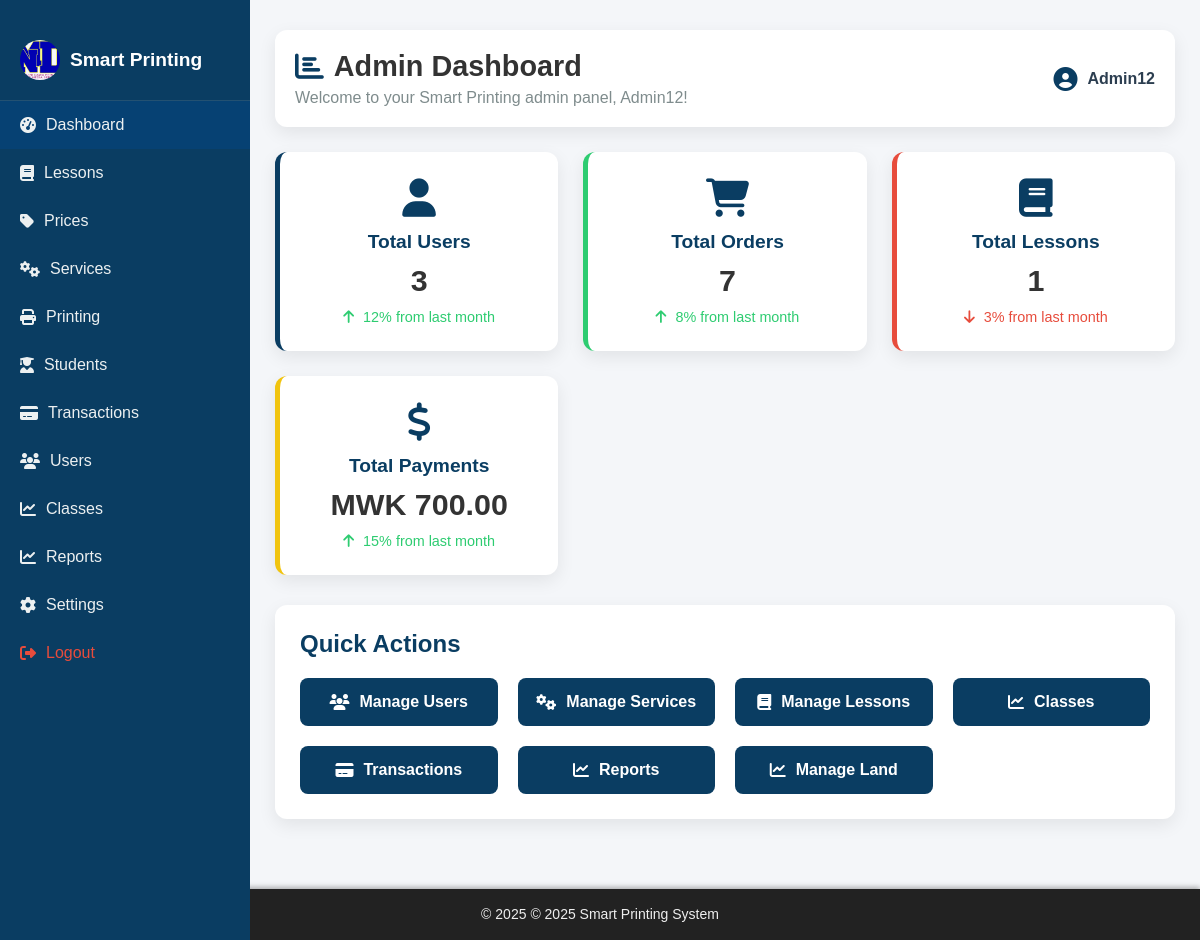
/admin/dashboard.php (signed in), run on the app's committed database.
### tables this page shows
CREATE TABLE IF NOT EXISTS `settings` (
  `id` int NOT NULL AUTO_INCREMENT,
  `business_name` varchar(255) NOT NULL DEFAULT 'Smart Printing System',
  `logo_path` varchar(255) DEFAULT 'assets/images/MND.jpeg',
  `contact_email` varchar(100) DEFAULT 'admin@example.com',
  `phone` varchar(50) DEFAULT NULL,
  `address` text,
  `paychangu_api_key` text,
  `mysql_user` varchar(50) DEFAULT 'root',
  `mysql_password` varchar(100) DEFAULT NULL,
  `created_at` timestamp NULL DEFAULT CURRENT_TIMESTAMP,
  `updated_at` timestamp NULL DEFAULT CURRENT_TIMESTAMP ON UPDATE CURRENT_TIMESTAMP,
  `site_timezone` varchar(100) DEFAULT 'Africa/Blantyre',
  `footer_text` varchar(255) DEFAULT '© 2025 Mungu Ni Dawa',
  `maintenance_mode` tinyint(1) DEFAULT '0',
  PRIMARY KEY (`id`)
);

### admin/includes/load_settings.php (called while the page is built, shortened)
<?php
$settings = [
    'business_name' => 'Smart Printing System',
    'logo_path' => '/smart-printing-system/assets/images/logo.png',
    'contact_email' => '',
    'address' => '',
    'whatsapp_number' => '',
    'footer_text' => '© ' . date('Y') . ' Smart Printing System — All rights reserved.',
    'site_timezone' => 'Africa/Blantyre',
    'maintenance_mode' => 0
];
$result = $conn->query("SELECT business_name, logo_path, contact_email, address, phone, site_timezone, footer_text, maintenance_mode FROM settings WHERE id = 1 LIMIT 1");
if ($result && $result->num_rows > 0) {
    $row = $result->fetch_assoc();
    foreach ($row as $key => $value) {
        if (!empty($value)) {
            $settings[$key] = $value;
        }
    }
}
?>

### admin/includes/functions.php (called while the page is built, shortened)
<?php
function formatCurrency($amount)
{
    return "MWK " . number_format($amount, 2);
}

### admin/dashboard.php (the view, shortened to what this page needs)
<?php
include 'includes/functions.php';
include 'includes/load_settings.php';
?>
<!DOCTYPE html>
<html lang="en">
<head>
  <link rel="stylesheet" href="/smart-printing-system/assets/css/admin_style.css">
  <link rel="stylesheet" href="https://cdnjs.cloudflare.com/ajax/libs/font-awesome/6.5.0/css/all.min.css">
</head>
<body>
  <div class="admin-wrapper">
    <div class="sidebar">
      <div class="logo">
      <img src="<?php echo htmlspecialchars($settings['logo_path']); ?>" alt="Logo" class="logo-img">
      <span><?php echo htmlspecialchars($settings['business_name']); ?></span>
      </div>
      <a href="dashboard.php" class="active"><i class="fas fa-tachometer-alt"></i> Dashboard</a>
      <a href="manage_lessons.php"><i class="fas fa-book"></i> Lessons</a>
      <a href="manage_prices.php"><i class="fas fa-tag"></i> Prices</a>
      <a href="manage_services.php"><i class="fas fa-cogs"></i> Services</a>
      <a href="/smart-printing-system/admin/manage_uploads.php"><i class="fas fa-print"></i> Printing</a>
      <a href="manage_students.php"><i class="fas fa-user-graduate"></i> Students</a>
      <a href="manage_transactions.php"><i class="fas fa-credit-card"></i> Transactions</a>
      <a href="manage_users.php"><i class="fas fa-users"></i> Users</a>
      <a href="lessons/class.php"><i class="fas fa-chart-line"></i> Classes</a>
      <a href="reports.php"><i class="fas fa-chart-line"></i> Reports</a>
      <a href="settings.php"><i class="fas fa-cog"></i> Settings</a>
      <a href="logout.php" style="color: red;" onclick="return confirm('Are you sure you want to logout?');"><i class="fas fa-sign-out-alt"></i> Logout</a>
    </div>
    <div class="main-content">
      <header class="dashboard-header">
        <div class="header-content">
          <h1><i class="fas fa-chart-bar"></i> Admin Dashboard</h1>
          <p>Welcome to your Smart Printing admin panel, <?php echo htmlspecialchars($_SESSION['users']['username']); ?>!</p>
        </div>
        <div class="user-profile">
          <i class="fas fa-user-circle"></i>
          <span><?php echo htmlspecialchars($_SESSION['users']['username']); ?></span>
        </div>
      </header>
      <?php
      $totalUsers = $conn->query("SELECT COUNT(*) AS count FROM users")->fetch_assoc()['count'];
      $totalOrders = $conn->query("SELECT COUNT(*) AS count FROM orders")->fetch_assoc()['count'];
      $totalLessons = $conn->query("SELECT COUNT(*) AS count FROM lessons")->fetch_assoc()['count'];
      $totalPayments = $conn->query("SELECT SUM(amount) AS total FROM payments WHERE status = 'success'")->fetch_assoc()['total'] ?? 0;
      ?>
      <div class="stats-grid">
        <div class="stat-card users">
          <div class="stat-icon"><i class="fas fa-user"></i></div>
          <div class="stat-info">
            <h3>Total Users</h3>
            <p class="stat-value"><?php echo $totalUsers; ?></p>
            <span class="trend up"><i class="fas fa-arrow-up"></i> 12% from last month</span>
          </div>
        </div>
        <div class="stat-card orders">
          <div class="stat-icon"><i class="fas fa-shopping-cart"></i></div>
          <div class="stat-info">
            <h3>Total Orders</h3>
            <p class="stat-value"><?php echo $totalOrders; ?></p>
            <span class="trend up"><i class="fas fa-arrow-up"></i> 8% from last month</span>
          </div>
        </div>
        <div class="stat-card lessons">
          <div class="stat-icon"><i class="fas fa-book"></i></div>
          <div class="stat-info">
            <h3>Total Lessons</h3>
            <p class="stat-value"><?php echo $totalLessons; ?></p>
            <span class="trend down"><i class="fas fa-arrow-down"></i> 3% from last month</span>
          </div>
        </div>
        <div class="stat-card payments">
          <div class="stat-icon"><i class="fas fa-dollar-sign"></i></div>
          <div class="stat-info">
            <h3>Total Payments</h3>
            <p class="stat-value"><?php echo formatCurrency($totalPayments); ?></p>
            <span class="trend up"><i class="fas fa-arrow-up"></i> 15% from last month</span>
          </div>
        </div>
      </div>
      <div class="quick-actions">
        <h2>Quick Actions</h2>
        <div class="action-grid">
          <a href="manage_users.php" class="action-btn"><i class="fas fa-users"></i> Manage Users</a>
          <a href="manage_services.php" class="action-btn"><i class="fas fa-cogs"></i> Manage Services</a>
          <a href="manage_lessons.php" class="action-btn"><i class="fas fa-book"></i> Manage Lessons</a>
          <a href="lessons/class.php" class="action-btn"><i class="fas fa-chart-line"></i> Classes</a>
          <a href="manage_transactions.php" class="action-btn"><i class="fas fa-credit-card"></i> Transactions</a>
          <a href="reports.php" class="action-btn"><i class="fas fa-chart-line"></i> Reports</a>
          <a href="admin_land.php" class="action-btn"><i class="fas fa-chart-line"></i> Manage Land</a>
        </div>
      </div>
    </div>
  </div>
  <?php include 'includes/footer.php'; ?>
</body>
</html>

### admin/includes/footer.php (shortened to what this page needs)
<footer id="admin-footer" style="
    background-color: #222;
    color: #eee;
    text-align: center;
    padding: 15px 20px;
    font-size: 14px;
    font-family: 'Segoe UI', Tahoma, Geneva, Verdana, sans-serif;
    box-shadow: 0 -2px 5px rgba(0,0,0,0.3);
    position: relative;
    bottom: 0;
    width: 100%;
    margin-top: 40px;
    user-select: none;
">
  <p style="margin: 0; line-height: 1.5;">
    &copy; <?php echo date("Y"); ?>
    <?php
      echo !empty($settings['footer_text'])
           ? htmlspecialchars($settings['footer_text'])
           : 'Smart Printing System — All rights reserved.';
    ?>
  </p>
</footer>

### assets/css/admin_style.css (style rules this page uses)
* { margin: 0; padding: 0; box-sizing: border-box; font-family: 'Arial', sans-serif; }
body { background-color: #f4f6f9; color: #333; overflow-x: hidden; }
.admin-wrapper { display: flex; min-height: 100vh; }
.sidebar { width: 250px; background-color: #0a3d62; color: #fff; padding: 20px 0; position: fixed; top: 0; bottom: 0; left: 0; overflow-y: auto; z-index: 1000; }
.sidebar .logo { display: flex; align-items: center; padding: 20px; border-bottom: 1px solid rgba(255, 255, 255, 0.1); }
.sidebar .logo-img { width: 40px; height: 40px; margin-right: 10px; border-radius: 50%; object-fit: cover; }
.sidebar span { font-size: 1.2rem; font-weight: bold; }
.sidebar a { display: flex; align-items: center; padding: 15px 20px; color: #ecf0f1; text-decoration: none; transition: background 0.3s ease; }
.sidebar a i { margin-right: 10px; }
.sidebar a:hover, .sidebar a.active { background-color: #064173; }
.sidebar a[style*="color: red"] { color: #e74c3c !important; }
.main-content { margin-left: 250px; padding: 30px 25px; width: calc(100% - 250px); transition: margin-left 0.3s ease; }
.dashboard-header { display: flex; justify-content: space-between; align-items: center; background-color: #fff; padding: 20px; border-radius: 12px; box-shadow: 0 6px 18px rgba(0, 0, 0, 0.08); margin-bottom: 25px; flex-wrap: wrap; }
.header-content h1 { font-size: 1.8rem; display: flex; align-items: center; }
.header-content h1 i { margin-right: 10px; color: #0a3d62; }
.header-content p { color: #7f8c8d; margin-top: 6px; }
.user-profile { display: flex; align-items: center; font-size: 1rem; color: #2c3e50; }
.user-profile i { font-size: 1.5rem; margin-right: 10px; color: #0a3d62; }
.user-profile span { font-weight: bold; }
.stats-grid { display: grid; grid-template-columns: repeat(auto-fit, minmax(250px, 1fr)); gap: 25px; margin-bottom: 30px; }
.stat-card { background-color: #ffffff; padding: 25px; border-radius: 12px; box-shadow: 0 6px 18px rgba(0,0,0,0.08); transition: transform 0.3s ease, box-shadow 0.3s ease; text-align: center; }
.stat-card.users { border-left: 5px solid #0a3d62; }
.stat-card.orders { border-left: 5px solid #2ecc71; }
.stat-card.lessons { border-left: 5px solid #e74c3c; }
.stat-card.payments { border-left: 5px solid #f1c40f; }
.stat-icon { font-size: 2.4rem; margin-bottom: 10px; color: #0a3d62; }
.stat-info h3 { font-size: 1.2rem; color: #0a3d62; margin-bottom: 5px; }
.stat-value { font-size: 1.9rem; font-weight: bold; color: #333; margin: 10px 0; }
.trend { font-size: 0.9rem; }
.trend.up { color: #2ecc71; }
.trend.down { color: #e74c3c; }
.trend i { margin-right: 5px; }
.quick-actions { background-color: #fff; padding: 25px; border-radius: 12px; box-shadow: 0 6px 18px rgba(0, 0, 0, 0.08); }
.quick-actions h2 { font-size: 1.5rem; margin-bottom: 20px; color: #0a3d62; }
.action-grid { display: grid; grid-template-columns: repeat(auto-fit, minmax(180px, 1fr)); gap: 20px; }
.action-btn { display: flex; align-items: center; justify-content: center; padding: 15px; background-color: #0a3d62; color: #fff; text-decoration: none; border-radius: 8px; font-weight: 600; transition: background 0.3s ease; }
.action-btn i { margin-right: 10px; }
.sidebar { width: 250px; background-color: #0a3d62; color: #fff; padding: 20px 0; position: fixed; top: 0; bottom: 0; left: 0; overflow-y: auto; z-index: 1000; transition: transform 0.3s ease; }

### data on the page
settings: logo_path (picture), business_name "Smart Printing", footer_text "© 2025 Smart Printing System"

### other printed values
$_SESSION['users']['username'] "Admin12"
$totalUsers "3"
$totalOrders "7"
$totalLessons "1"
formatCurrency($totalPayments) "MWK 700.00"
